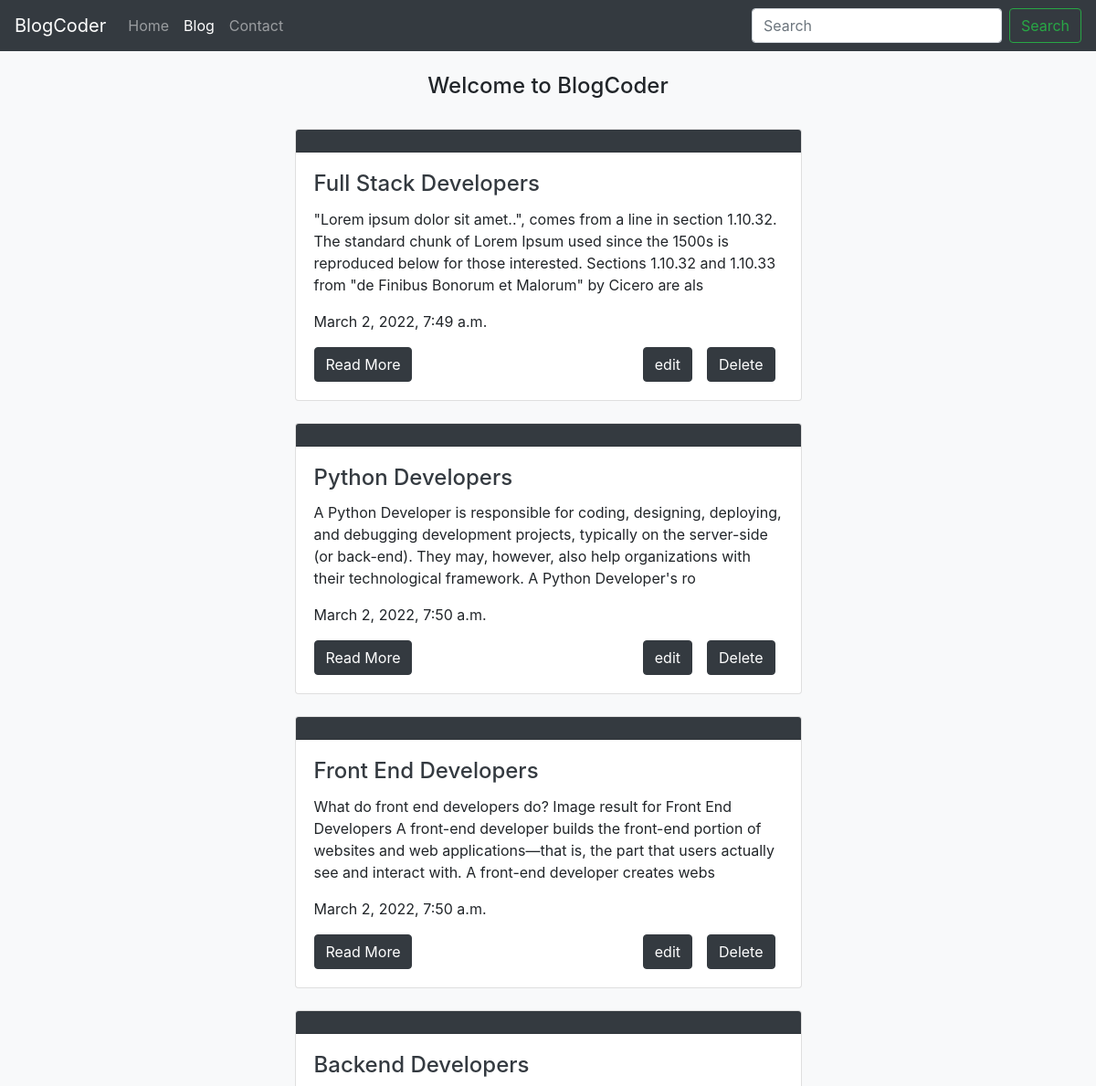
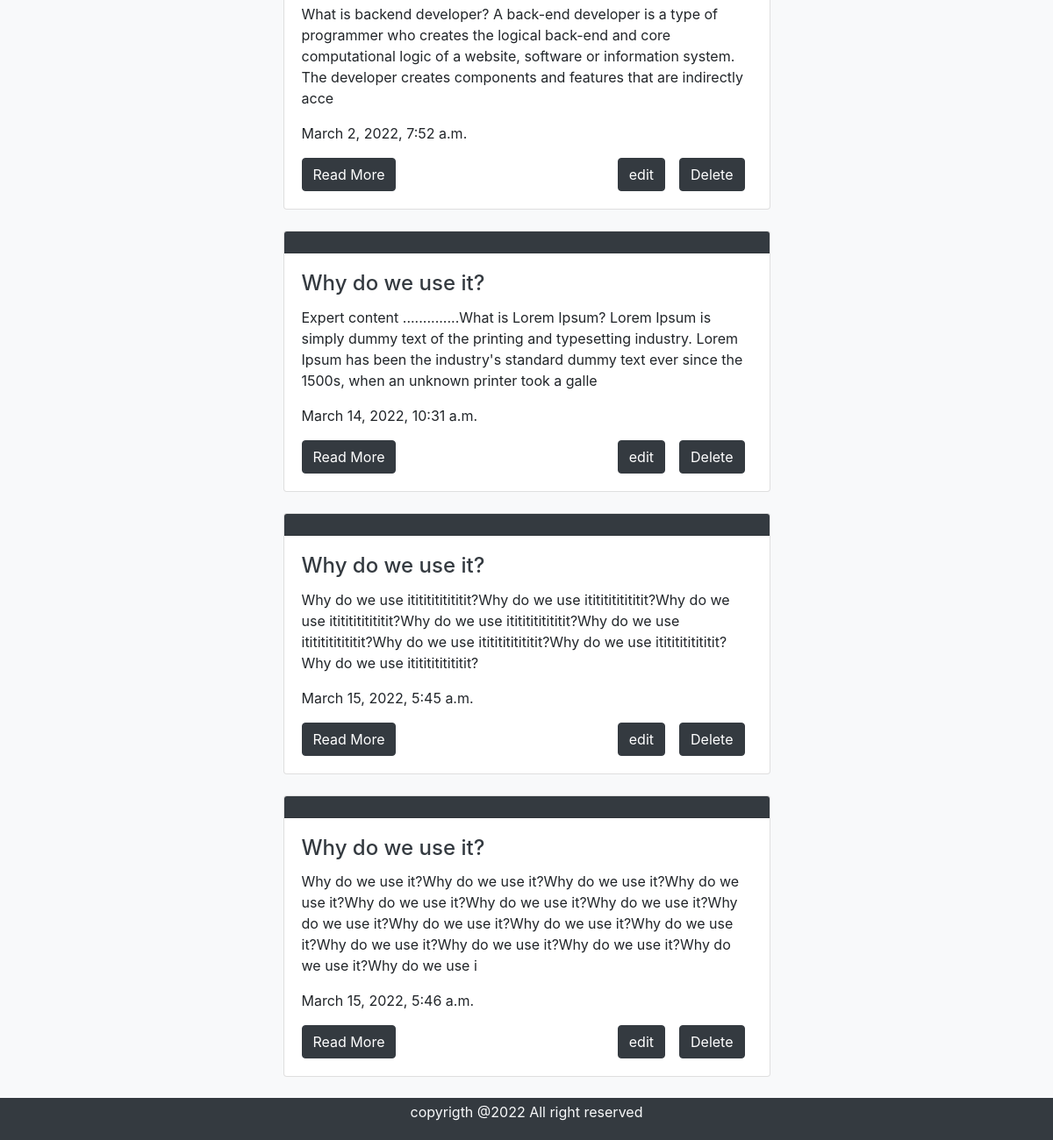
The page /bloghome on the database its author committed (2 pictures, top to bottom).
### blog/models.py (models this page shows, shortened)
class Blog(models.Model):
	sno = models.AutoField(primary_key=True)
	title = models.CharField(max_length=200)
	content = models.TextField(null=True, blank=True)
	short_desc = models.CharField(max_length=250, default="", null=True, blank=True)
	slug = models.CharField(max_length=100)
	time = models.DateTimeField(auto_now_add=True)

### blog/views.py (the view)
# urls.py: path('', include('blog.urls'))
def blog(request):
	blogs = Blog.objects.all()
	context = {'blogs':blogs}
	return render(request, 'bloghome.html', context)

### templates/bloghome.html (shortened to what this page needs)
{% extends 'base.html' %}
{% block bloghomeactive %} active {% endblock bloghomeactive %}
{% block body %}
<div class="container-fluid bg-light">
<h4 class="text-center py-4"> Welcome to BlogCoder </h4>
{% for blog in blogs %}
{% load static %}
  <div class="container w-50 mx-auto">
   <div class="card">
    <div class="card-header bg-dark">
    </div>
    <div class="card-body">
      <h4 class="card-title"><a href="blogpost/{{blog.slug}}" class="text-dark">{{blog.title}}</a></h4>
      <p class="card-text">{{blog.short_desc|slice:270}}</p>
      <p class="card-text">{{blog.time}}</p>
      <a href="blogpost/{{blog.slug}}" class="btn btn-dark">Read More</a>
      <a href="delete_data/{{blog.sno}}" class="btn btn-dark float-right mx-2" type="button">Delete</a>
        <a href="editblog/{{blog.sno}}" class="btn btn-dark float-right mx-2" type="button">edit</a>
    </div>
  </div>
</div>
<br>
{% endfor %}
</div>
{% endblock body %}

### templates/base.html (shortened to what this page needs)
<!doctype html>
<html lang="en">
  <head>
    <link rel="stylesheet" href="https://cdn.jsdelivr.net/npm/bootstrap@4.0.0/dist/css/bootstrap.min.css">
  </head>
  <body>
    <nav class="navbar navbar-expand-lg navbar-dark bg-dark">
  <a class="navbar-brand" href="/">BlogCoder</a>
  <div class="collapse navbar-collapse" id="navbarSupportedContent">
    <ul class="navbar-nav mr-auto">
      <li class="nav-item {% block homeactive %} {% endblock homeactive %}">
        <a class="nav-link" href="/"> Home </span></a>
      </li>
      <li class="nav-item {% block bloghomeactive %} {% endblock bloghomeactive %} ">
        <a class="nav-link" href="bloghome">Blog</a>
      </li>
      <li class="nav-item {% block contactactive %} {% endblock contactactive %}">
        <a class="nav-link" href="contact">Contact</a>
      </li>
    </ul>
    <form action="search" method="get" class="form-inline my-2 my-lg-0">
      <input class="form-control mr-sm-2" type="search" placeholder="Search" aria-label="Search">
      <button class="btn btn-outline-success my-2 my-sm-0" type="submit">Search</button>
    </form>
  </div>
</nav>
  {% block body %} {% endblock body %}
<div class="container-fluid bg-dark mt-20">
  <footer class="footer py-1">
    <p class="text-center text-light py-0"> copyrigth @2022 All right reserved </p>
  </footer>
</div>
  </body>
</html>

### rows shown on the page
Blog: title "Full Stack Developers", short_desc "\"Lorem ipsum dolor sit amet..\", comes from a line in section 1.10.32. The standard chunk of Lorem Ipsum used since the 1500s is reproduced below for those interested. Sections 1.10.32 and 1.10.33 from \"de Finibus Bonorum et Malorum\" by Cicero are als", time "March 2, 2022, 7:49 a.m."
Blog: title "Python Developers", short_desc "A Python Developer is responsible for coding, designing, deploying, and debugging development projects, typically on the server-side (or back-end). They may, however, also help organizations with their technological framework. A Python Developer's ro", time "March 2, 2022, 7:50 a.m."
Blog: title "Front End Developers", short_desc "What do front end developers do? Image result for Front End Developers A front-end developer builds the front-end portion of websites and web applications—that is, the part that users actually see and interact with. A front-end developer creates webs", time "March 2, 2022, 7:50 a.m."
Blog: title "Backend Developers", short_desc "What is backend developer? A back-end developer is a type of programmer who creates the logical back-end and core computational logic of a website, software or information system. The developer creates components and features that are indirectly acce", time "March 2, 2022, 7:52 a.m."
Blog: title "Why do we use it?", short_desc "Expert content ..............What is Lorem Ipsum? Lorem Ipsum is simply dummy text of the printing and typesetting industry. Lorem Ipsum has been the industry's standard dummy text ever since the 1500s, when an unknown printer took a galle", time "March 14, 2022, 10:31 a.m."
Blog: title "Why do we use it?", short_desc "Why do we use itititititititit?Why do we use itititititititit?Why do we use itititititititit?Why do we use itititititititit?Why do we use itititititititit?Why do we use itititititititit?Why do we use itititititititit?Why do we use itititititititit?", time "March 15, 2022, 5:45 a.m."
Blog: title "Why do we use it?", short_desc "Why do we use it?Why do we use it?Why do we use it?Why do we use it?Why do we use it?Why do we use it?Why do we use it?Why do we use it?Why do we use it?Why do we use it?Why do we use it?Why do we use it?Why do we use it?Why do we use it?Why do we use it?Why do we use i", time "March 15, 2022, 5:46 a.m."
